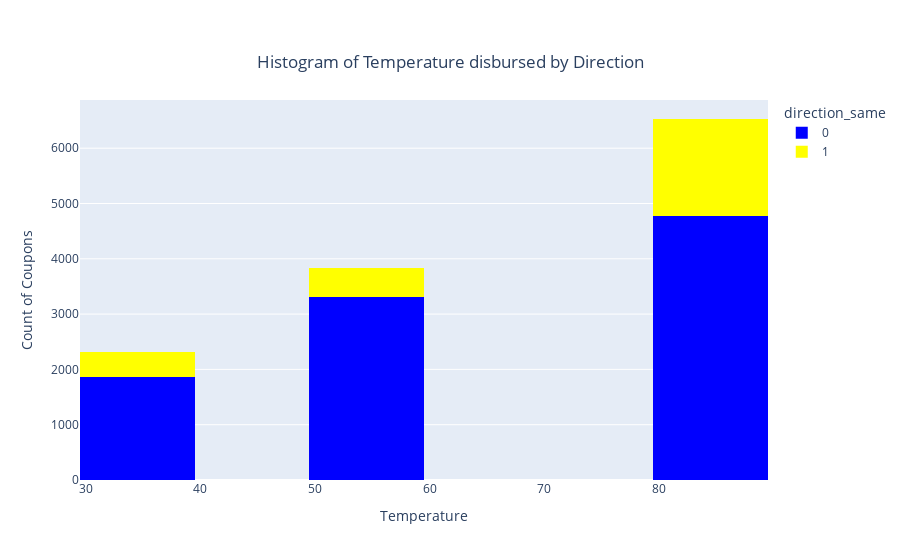

Here is the notebook cell this chart was saved with:
### Code cell
#I wanted to test out the direction attribute and noticed that most of the coupons were sent as the driver was driver in the opposite direction.
Temp_hist1 = px.histogram(data1, x='temperature', color='direction_same', nbins=10,
                   labels={'temperature': 'Temperature'},
                   title='Histogram of Temperature disbursed by Direction',
                    color_discrete_map={0: 'blue', 1: 'yellow'})
Temp_hist1.update_layout(xaxis_title='Temperature', yaxis_title='Count of Coupons', title_x=0.5, title_y=0.9)
Temp_hist1

### Figure 1 — Plotly figure (JSON) as saved in the notebook; plotly's stock layout.template omitted (floating-point values rounded to 4 significant figures; data arrays with more than 128 entries replaced by an {"elided": "..."} marker saying what was removed)
{"data": [{"alignmentgroup": "True", "bingroup": "x", "hovertemplate": "direction_same=0<br>Temperature=%{x}<br>count=%{y}<extra></extra>", "legendgroup": "0", "marker": {"color": "blue", "pattern": {"shape": ""}}, "name": "0", "nbinsx": 10, "offsetgroup": "0", "orientation": "v", "showlegend": true, "type": "histogram", "x": {"elided": "9960 int values"}, "xaxis": "x", "yaxis": "y"}, {"alignmentgroup": "True", "bingroup": "x", "hovertemplate": "direction_same=1<br>Temperature=%{x}<br>count=%{y}<extra></extra>", "legendgroup": "1", "marker": {"color": "yellow", "pattern": {"shape": ""}}, "name": "1", "nbinsx": 10, "offsetgroup": "1", "orientation": "v", "showlegend": true, "type": "histogram", "x": {"elided": "2724 int values"}, "xaxis": "x", "yaxis": "y"}], "layout": {"autosize": true, "barmode": "relative", "legend": {"title": {"text": "direction_same"}, "tracegroupgap": 0}, "title": {"text": "Histogram of Temperature disbursed by Direction", "x": 0.5, "y": 0.9}, "xaxis": {"anchor": "y", "autorange": true, "domain": [0, 1], "range": [29.5, 89.5], "title": {"text": "Temperature"}, "type": "linear"}, "yaxis": {"anchor": "x", "autorange": true, "domain": [0, 1], "range": [0, 6872.0], "title": {"text": "Count of Coupons"}}}}
